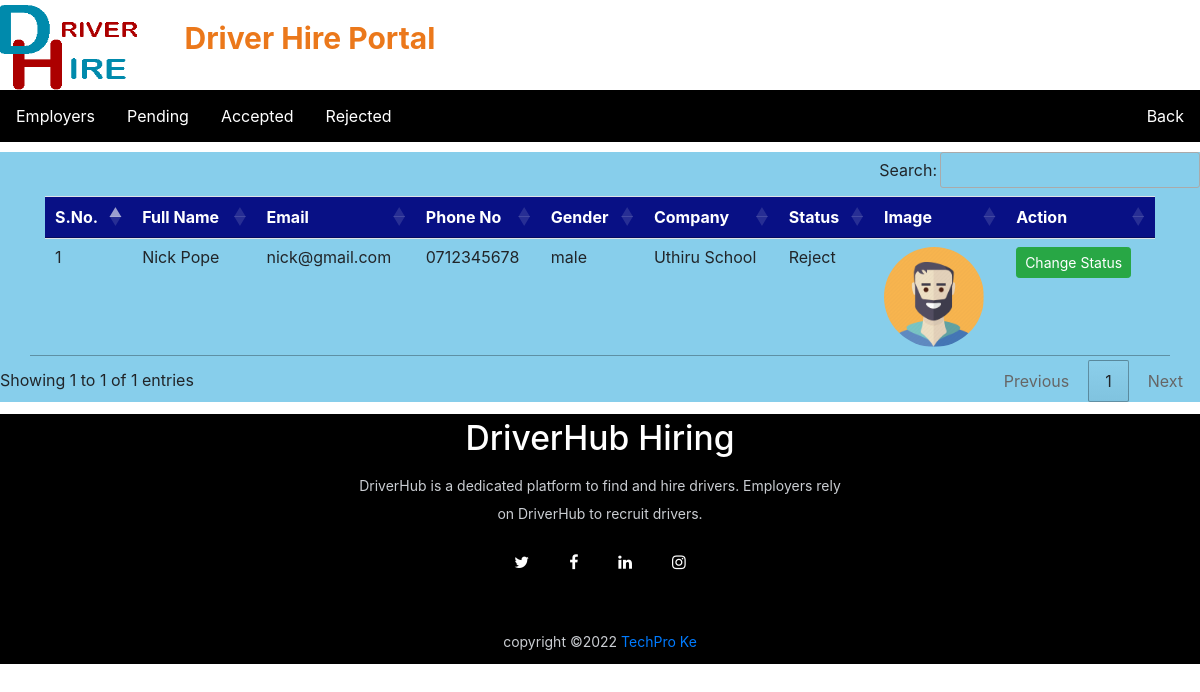
Screenshot of /employers_rejected (signed in) with the database file from the repository.
### driverjob/models.py (models this page shows, shortened)
class Employer(models.Model):
    user=models.ForeignKey(User,on_delete=models.CASCADE)
    mobile = models.CharField(max_length=15, null= True)
    image = models.FileField(null=True)
    cartype = models.CharField(max_length=30, null=True)
    gender =models.CharField(max_length=10, null=True)
    company =models.CharField(max_length=100, null=True)
    type =models.CharField(max_length=15, null=True)
    status =models.CharField(max_length=20, null=True)

### driverjob/views.py (the view)
# urls.py: path('employers_rejected', employers_rejected, name="employers_rejected"),
def employers_rejected(request):
    if not request.user.is_authenticated:
        return redirect('admin_login')
    data = Employer.objects.filter(status='Reject')
    d = {'data':data}
    return render(request, 'employers_rejected.html',d)

### driverjob/templates/employers_rejected.html
{% load static %}
{% block body %}
{% include 'emp_nav.html' %}
<div style="background-color: skyblue; margin-top: 10px;">
<table id="example" class="table table-hover container">
    <thead>
    <tr style="background-color: rgb(8, 16, 133);color: white;">
        <th>S.No.</th>
        <th>Full Name</th>
        <th>Email</th>
        <th>Phone No</th>
        <th>Gender</th>
        <th>Company</th>
        <th>Status</th>
        <th>Image</th>
        <th>Action</th>
    </tr>
    </thead>
    <tbody>
    {% for i in data %}
        <tr>
            <td>{{forloop.counter}}</td>
            <td>{{i.user.first_name}} {{i.user.last_name}}</td>
            <td>{{i.user.username}}</td>
            <td>{{i.mobile}}</td>
            <td>{{i.gender}}</td>
            <td>{{i.company}}</td>
            <td>{{i.status}}</td>
            <td><img src="{{i.image.url}}" style="width:100px ; height:100px ; border-radius:50%;"></td>
            <td><a style="text-decoration: none;" class="btn btn-success btn-sm" href="{% url 'change_status' i.id %}" >Change Status</a></td>
        </tr>
    </tbody>
    {% endfor %}
</table>
</div>
{% include 'footer.html' %}
{% endblock %}

### rows the page displays
Employer: user.first_name "Nick", user.last_name "Pope", user.username "nick@gmail.com", mobile "0712345678", gender "male", company "Uthiru School", status "Reject", image (picture)
